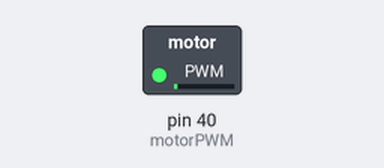
This program was run on a simulated Raspberry Pi (header pin numbers). Shown: switched loads named in the program (green lamp = pin HIGH). What the program prints to the terminal is not drawn.

Above: at 0.05 s.
At 0.9 s:
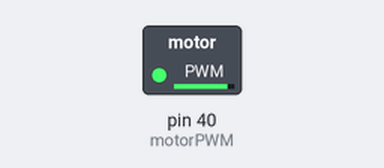
At 1.35 s:
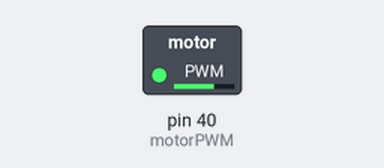
At 1.75 s:
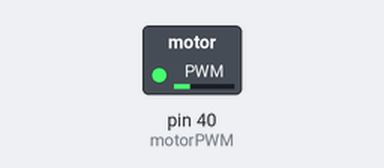
Timing chart, 0 to 4.6 s (numbered marks = the images above):
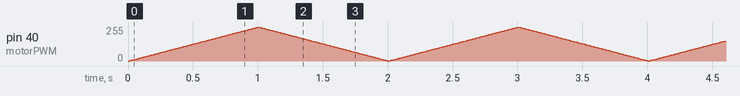

The program:

motor.py
```python
import RPi.GPIO as gpio
import time

interval = 0.01

gpio.setmode(gpio.BOARD)
gpio.setup(40, gpio.OUT)
motorPWM = gpio.PWM(40, 207)
motorPWM.start(0)

try:
	while True:
		print('Running')
		for i in range(0, 100):
			motorPWM.ChangeDutyCycle(i)
			time.sleep(interval)
		for i in range(0, 100):
			motorPWM.ChangeDutyCycle(100 - i)
			time.sleep(interval)
except KeyboardInterrupt:
	motorPWM.stop()
	gpio.cleanup()
```
